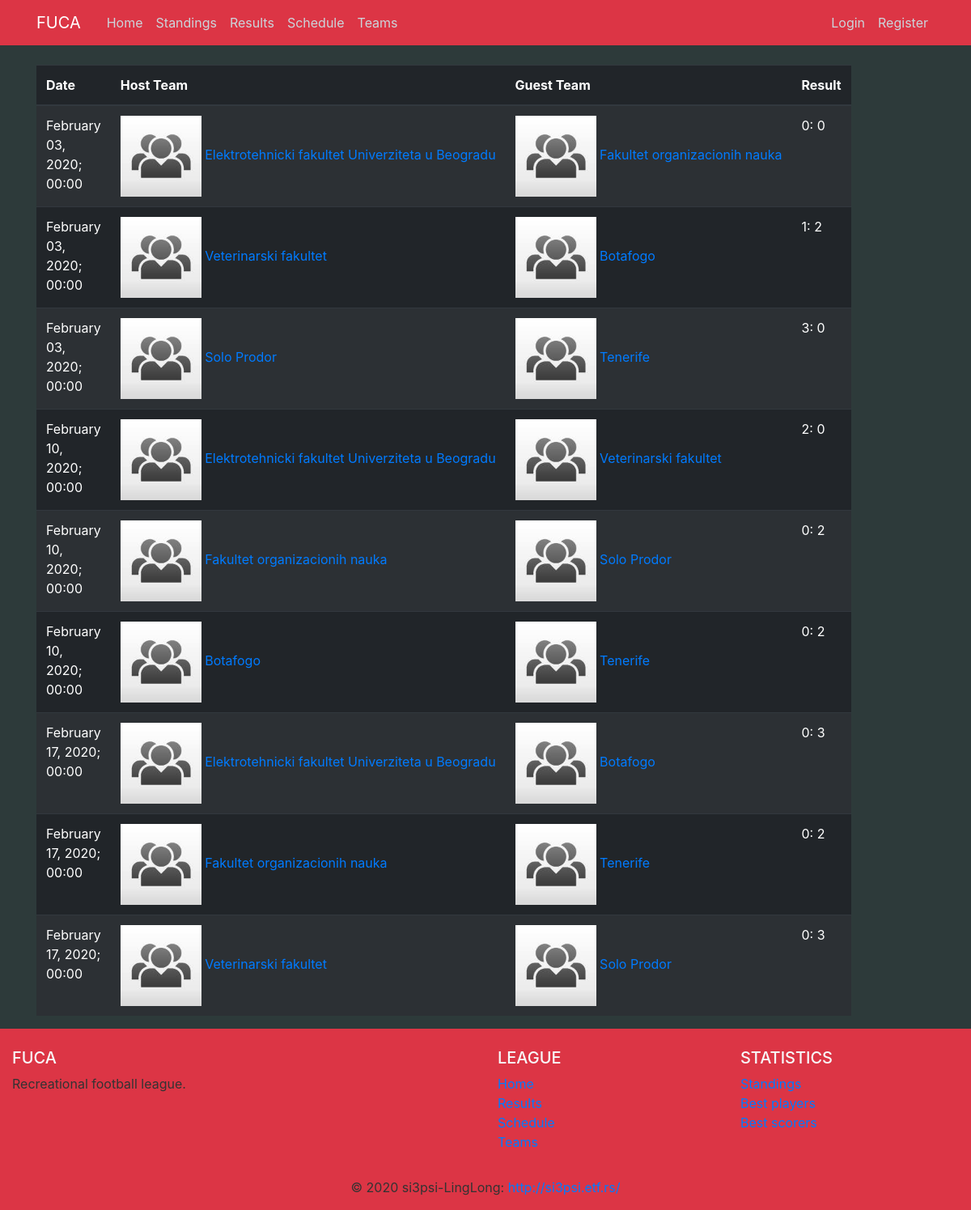
The app's page /results with its own data.
### fuca/models.py (models this page shows, shortened)
class Team(db.Model):
    __tablename__ = 'team'
    id          = db.Column(db.Integer,     primary_key=True)
    name        = db.Column(db.String(100), nullable=False, unique=True)
    matches     = db.Column(db.Integer,     nullable=False, default=0)
    wins        = db.Column(db.Integer,     nullable=False, default=0)
    losses      = db.Column(db.Integer,     nullable=False, default=0)
    draws       = db.Column(db.Integer,     nullable=False, default=0)
    goal_diff   = db.Column(db.Integer,     nullable=False, default=0)
    logo_image  = db.Column(db.String(20),  nullable=False, default='default.jpg')
    captain_id  = db.Column(db.Integer, db.ForeignKey('player.id'))
    host_matches    = db.relationship('Match',  backref='host_team',    lazy=True,  foreign_keys=Match.host_team_id)
    guest_matches   = db.relationship('Match',  backref='guest_team',   lazy=True,  foreign_keys=Match.guest_team_id)
    players         = db.relationship('Player', backref='team',         lazy=True,  foreign_keys=Player.team_id)

### fuca/main/routes.py (the view)
@main.route("/results")
def results():
    results_db = Match.query.filter(Match.date_time < datetime.now()).all()
    results_list = [result.jinja_dict() for result in results_db]
    for result in results_list:
        result['team1_logo'] = url_for('static', filename='images/teams/{}'.format(result['host_team'].logo_image))
        result['team2_logo'] = url_for('static', filename='images/teams/{}'.format(result['guest_team'].logo_image))
    return render_template('home/results.html', results=results_list, title='Results')

### fuca/models.py (called while the page is built)
    def jinja_dict(self):
        return {'date'          : self.date_time.strftime('%B %d, %Y; %H:%M'),
                'team1_name'    : self.host_team.name,
                'team1_goals'   : self.host_team_goals,
                'team1_id'      : self.host_team_id,
                'team2_name'    : self.guest_team.name,
                'team2_goals'   : self.guest_team_goals,
                'team2_id'      : self.guest_team_id,
                'id'            : self.id,
                'host_team'     : self.host_team,
                'guest_team'    : self.guest_team}

### fuca/templates/home/results.html
{% extends 'home/layout.html' %}
{% block content %}
    <table class="table table-dark table-striped table-hover">
        <thead>
            <th>Date</th>
            <th>Host Team</th>
            <th>Guest Team</th>
            <th>Result</th>
        </thead>
        {% for result in results %}
            <tr>
                <td>{{ result.date }}</td>
                <td style="white-space:nowrap">
                    <a href="{{ url_for('teams.team', id=result.team1_id)}}">
                        <img src="{{ result.team1_logo }}" width="100">
                        {{ result.team1_name }}
                    </a>
                </td>
                <td style="white-space:nowrap">
                    <a href="{{ url_for('teams.team', id=result.team2_id)}}">
                        <img src="{{ result.team2_logo }}" width="100">
                        {{ result.team2_name }}
                    </a>
                </td>
                <td>{{ result.team1_goals }}: {{ result.team2_goals }}</td>
            </tr>
        {% endfor %}
    </table>
{% endblock content %}

### fuca/templates/home/layout.html (shortened to what this page needs)
<!DOCTYPE html>
<html>
    <head>
        <link   rel="stylesheet"
                href="https://maxcdn.bootstrapcdn.com/bootstrap/4.0.0/css/bootstrap.min.css"
>
        <link rel="stylesheet" type="text/css" href="{{ url_for('static', filename='main.css') }}">
    </head>
    <body class="dark-background">
        <header class="site-header">
            <nav class="navbar navbar-expand-md navbar-dark bg-danger fixed-top">
                <div class="container">
                    <a class="navbar-brand mr-4" href="/">FUCA</a>
                    <div class="collapse navbar-collapse" id="navbarToggle">
                        <div class="navbar-nav mr-auto">
                            <a class="nav-item nav-link" href="{{ url_for('main.home') }}"> Home</a>
                            <a class="nav-item nav-link" href="{{ url_for('standings.standings') }}"> Standings </a>
                            <a class="nav-item nav-link" href="{{ url_for('main.results') }}"> Results </a>
                            <a class="nav-item nav-link" href="{{ url_for('main.schedule') }}"> Schedule </a>
                            <a class="nav-item nav-link" href="{{ url_for('main.teams') }}"> Teams </a>
                        </div>
                        <div class="navbar-nav">
                            {% if current_user.is_authenticated and current_user.is_admin %}
                                <a class="nav-item nav-link" href="{{ url_for('adminhome.admin') }}">Admin page</a>
                                <a class="nav-item nav-link" href="{{ url_for('users.account') }}">Admin Account</a>
                                <a class="nav-item nav-link" href="{{ url_for('users.logout') }}">Logout</a>
                            {% elif current_user.is_authenticated %}
                                <a class="nav-item nav-link" href="{{ url_for('users.account') }}">My Account</a>
                                <a class="nav-item nav-link" href="{{ url_for('users.logout') }}">Logout</a>
                            {% else %}
                                <a class="nav-item nav-link" href="{{ url_for('users.login') }}">Login</a>
                                <a class="nav-item nav-link" href="{{ url_for('users.register') }}">Register</a>
                            {% endif %}
                        </div>
                    </div>
                </div>
            </nav>
        </header>
        <main role="main" class="container">
            <div class="row">
                <div class="col-md-8">
                    {% block content %}{% endblock %}
                </div>
            </div>
        </main>
        <footer class="page-footer font-small blue pt-4 bg-danger">
            <div class="container-fluid text-center text-md-left">
                <div class="row">
                    <div class="col-md-6 mt-md-0 mt-3">
                        <h5 class="text-uppercase text-light">FUCA</h5>
                        <p>Recreational football league.</p>
                    </div>
                    <div class="col-md-3 mb-md-0 mb-3">
                        <h5 class="text-uppercase text-light">League</h5>
                        <ul class="list-unstyled">
                            <li>
                                <a href="{{ url_for('main.home') }}">Home</a>
                            </li>
                            <li>
                                <a href="{{ url_for('main.results') }}">Results</a>
                            </li>
                            <li>
                                <a href="{{ url_for('main.schedule') }}">Schedule</a>
                            </li>
                            <li>
                                <a href="{{ url_for('main.teams') }}">Teams</a>
                            </li>
                        </ul>
                    </div>
                    <div class="col-md-3 mb-md-0 mb-3">
                        <h5 class="text-uppercase text-light">Statistics</h5>
                        <ul class="list-unstyled">
                            <li>
                                <a href="{{ url_for('standings.standings') }}">Standings</a>
                            </li>
                            <li>
                                <a href="{{ url_for('standings.bestplayers') }}">Best players</a>
                            </li>
                            <li>
                                <a href="{{ url_for('standings.bestscorers') }}">Best scorers</a>
                            </li>
                        </ul>
                    </div>
                </div>
            </div>
            <div class="footer-copyright text-center py-3">© 2020 si3psi-LingLong:
                <a href="http://si3psi.etf.rs/"> http://si3psi.etf.rs/ </a>
            </div>
        </footer>
    </body>
</html>

### fuca/static/main.css (style rules this page uses)
body { background: #fafafa; color: #333333; margin-top: 5rem; }
h1, h2, h3, h4, h5, h6 { color: #444444; }
.dark-background { background-color:#2D3A3A; }
.site-header .navbar-nav .nav-link { color: #cbd5db; }

### records on screen
Team: team1_name "Elektrotehnicki fakultet Univerziteta u Beogradu" "Elektrotehnicki fakultet Univerziteta u Beogradu" "Elektrotehnicki fakultet Univerziteta u Beogradu"
Team: team2_name "Fakultet organizacionih nauka", team1_name "Fakultet organizacionih nauka" "Fakultet organizacionih nauka"
Team: team1_name "Veterinarski fakultet" "Veterinarski fakultet", team2_name "Veterinarski fakultet"
Team: team2_name "Botafogo" "Botafogo", team1_name "Botafogo"
Team: team1_name "Solo Prodor", team2_name "Solo Prodor" "Solo Prodor"
Team: team2_name "Tenerife" "Tenerife" "Tenerife"

### other values on screen
{{ result.date }} "February 03, 2020; 00:00" "February 03, 2020; 00:00" "February 03, 2020; 00:00" "February 10, 2020; 00:00" "February 10, 2020; 00:00" "February 10, 2020; 00:00" "February 17, 2020; 00:00" "February 17, 2020; 00:00" "February 17, 2020; 00:00"
{{ result.team1_goals }} "0" "1" "3" "2" "0" "0" "0" "0" "0"
{{ result.team2_goals }} "0" "2" "0" "0" "2" "2" "3" "2" "3"
